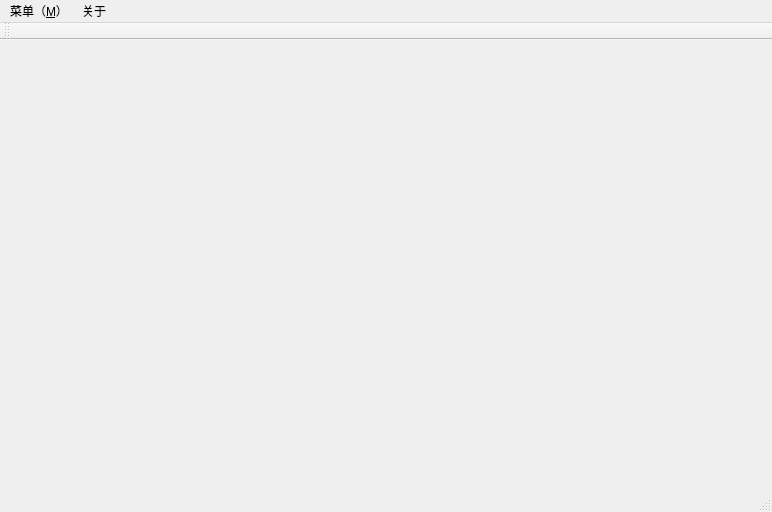
<?xml version="1.0" encoding="UTF-8"?>
<ui version="4.0">
 <class>MainWindow</class>
 <widget class="QMainWindow" name="MainWindow">
  <property name="geometry">
   <rect>
    <x>0</x>
    <y>0</y>
    <width>772</width>
    <height>512</height>
   </rect>
  </property>
  <property name="windowTitle">
   <string>MainWindow</string>
  </property>
  <widget class="QWidget" name="centralWidget"/>
  <widget class="QMenuBar" name="menuBar">
   <property name="geometry">
    <rect>
     <x>0</x>
     <y>0</y>
     <width>772</width>
     <height>23</height>
    </rect>
   </property>
   <widget class="QMenu" name="menu_M">
    <property name="title">
     <string>菜单（&amp;M）</string>
    </property>
    <addaction name="action_N"/>
    <addaction name="action_Q"/>
   </widget>
   <widget class="QMenu" name="menu_2">
    <property name="title">
     <string>关于</string>
    </property>
    <addaction name="action"/>
   </widget>
   <addaction name="menu_M"/>
   <addaction name="menu_2"/>
  </widget>
  <widget class="QStatusBar" name="statusBar"/>
  <widget class="QToolBar" name="toolBar">
   <property name="windowTitle">
    <string>toolBar</string>
   </property>
   <attribute name="toolBarArea">
    <enum>TopToolBarArea</enum>
   </attribute>
   <attribute name="toolBarBreak">
    <bool>false</bool>
   </attribute>
  </widget>
  <action name="action_N">
   <property name="text">
    <string>新建（&amp;N）</string>
   </property>
  </action>
  <action name="action_S">
   <property name="text">
    <string>保存（&amp;S）</string>
   </property>
  </action>
  <action name="actionManage">
   <property name="text">
    <string>Manage</string>
   </property>
  </action>
  <action name="action_Q">
   <property name="text">
    <string>退出（&amp;Q)</string>
   </property>
  </action>
  <action name="action_H">
   <property name="text">
    <string>帮助(&amp;H)</string>
   </property>
  </action>
  <action name="action">
   <property name="text">
    <string>作者</string>
   </property>
  </action>
 </widget>
 <layoutdefault spacing="6" margin="11"/>
 <resources/>
 <connections/>
</ui>
